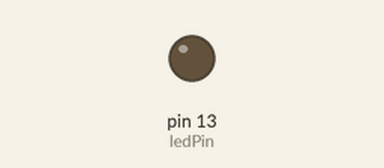
This sketch was run on a simulated Arduino Uno, built with avr-gcc and run on an emulated ATmega328P. Shown: output pins drawn as LEDs (lit = HIGH). Random numbers use the default seed unless the sketch sets one.

Above: at 2.0 s.
At 36.31 s:
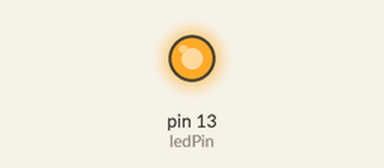
Timing chart, 0 to 40.0 s (numbered marks = the images above):
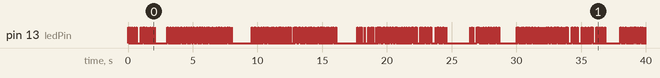

The sketch:

Example-ArcWelder.ino
```cpp
// (licence header left out)
int ledPin =  13;    // LED connected to digital pin 13

void setup()   {
  pinMode(ledPin, OUTPUT);
}

void loop()
{

  int count=random(10,60);
  for (int i=0;i<count;i++) {
    digitalWrite(ledPin, HIGH);   // set the LED on
    delay(random(60));
    digitalWrite(ledPin, LOW);    // set the LED off
    delay(random(200));
  }

  delay(random(800,2000));
}
```
